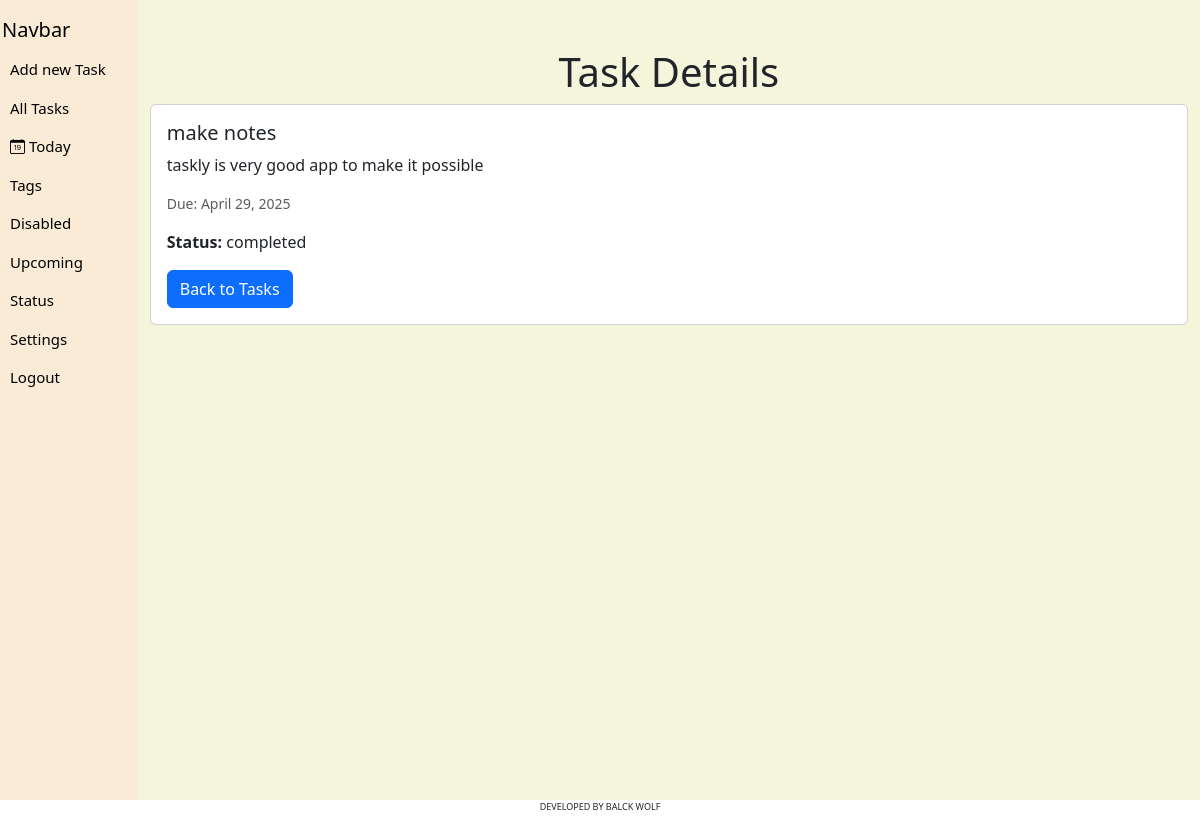
Page /base/tsk/7 on the committed database.
### base/models.py (models this page shows)
class task(models.Model):
    title = models.CharField(max_length=255)
    description = models.TextField()
    user = models.ForeignKey(User, on_delete=models.CASCADE)
    created_at = models.DateTimeField(auto_now_add=True)
    updated_on = models.DateTimeField(default=datetime.now)
    due_date = models.DateField(default=datetime.now)
    priority = models.CharField(
        max_length=20, choices=priority_choices, default='normal')
    status = models.CharField(
        max_length=20, choices=status_choices, default='in_progress')

### base/views.py (the view)
# urls.py: path('tsk/<int:id>', views.task_detail, name='task_detail'),
def task_detail(request, id):
    task_data = task.objects.get(id=id)
    username = request.session.get('username')
    print(username)
    return render(request, 'base/task_detail.html', {'task': task_data, 'username': username})

### base/templates/base/task_detail.html
{% extends 'base/base.html' %}
{% block content %}
    <div class="container mt-5">
        <h1 class="text-center">Task Details</h1>
        <div class="card mb-3">
            <div class="card-body">
                <h5 class="card-title">{{ task.title }}</h5>
                <p class="card-text">{{ task.description }}</p>
                <p class="card-text"><small class="text-muted">Due: {{ task.due_date }}</small></p>
                <p class="card-text"><strong>Status:</strong> {{ task.status }}</p>
                <a href="{% url 'index' %}" class="btn btn-primary">Back to Tasks</a>
            </div>
        </div>
    </div>
{% endblock %}

### rows in the picture
task: title "make notes", description "taskly is very good app to make it possible", due_date "April 29, 2025", status "completed"
